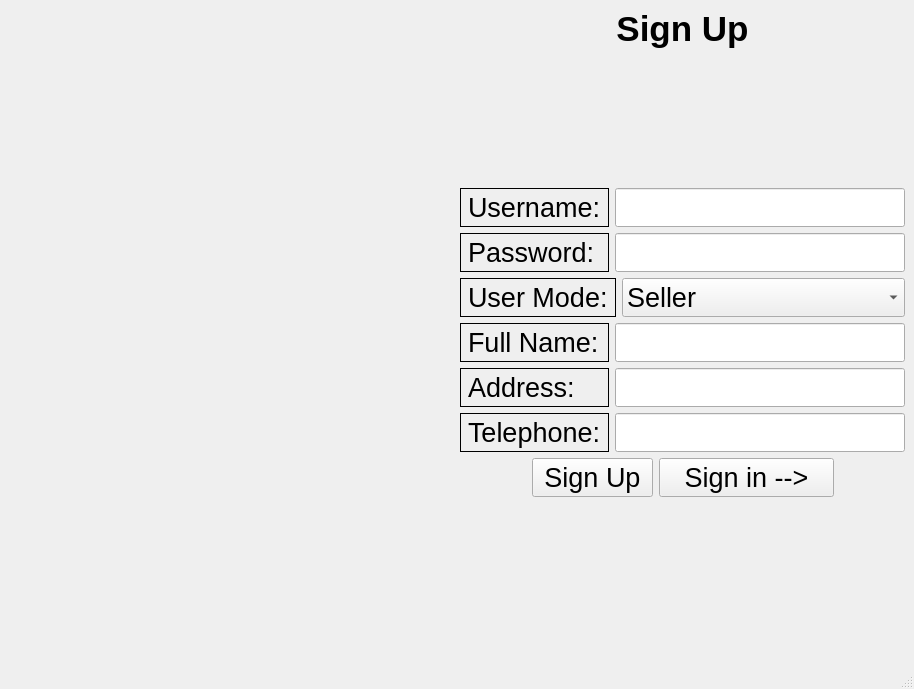
<?xml version="1.0" encoding="UTF-8"?>
<ui version="4.0">
 <class>SignUpPage</class>
 <widget class="QMainWindow" name="SignUpPage">
  <property name="geometry">
   <rect>
    <x>0</x>
    <y>0</y>
    <width>914</width>
    <height>689</height>
   </rect>
  </property>
  <property name="windowTitle">
   <string>MainWindow</string>
  </property>
  <property name="styleSheet">
   <string notr="true"/>
  </property>
  <widget class="QWidget" name="centralwidget">
   <layout class="QHBoxLayout" name="horizontalLayout_6">
    <item>
     <widget class="QLabel" name="label">
      <property name="sizePolicy">
       <sizepolicy hsizetype="MinimumExpanding" vsizetype="MinimumExpanding">
        <horstretch>0</horstretch>
        <verstretch>0</verstretch>
       </sizepolicy>
      </property>
      <property name="maximumSize">
       <size>
        <width>1200</width>
        <height>16777215</height>
       </size>
      </property>
      <property name="text">
       <string/>
      </property>
      <property name="pixmap">
       <pixmap resource="qdarkstyle/style.qrc">:/images/background.jpg</pixmap>
      </property>
      <property name="scaledContents">
       <bool>true</bool>
      </property>
     </widget>
    </item>
    <item>
     <layout class="QVBoxLayout" name="verticalLayout_5">
      <item>
       <layout class="QHBoxLayout" name="horizontalLayout_5">
        <item>
         <spacer name="horizontalSpacer_3">
          <property name="orientation">
           <enum>Qt::Horizontal</enum>
          </property>
          <property name="sizeHint" stdset="0">
           <size>
            <width>40</width>
            <height>20</height>
           </size>
          </property>
         </spacer>
        </item>
        <item>
         <widget class="QLabel" name="label_2">
          <property name="font">
           <font>
            <pointsize>26</pointsize>
            <weight>75</weight>
            <bold>true</bold>
           </font>
          </property>
          <property name="autoFillBackground">
           <bool>false</bool>
          </property>
          <property name="text">
           <string>Sign Up</string>
          </property>
          <property name="alignment">
           <set>Qt::AlignCenter</set>
          </property>
         </widget>
        </item>
        <item>
         <spacer name="horizontalSpacer_4">
          <property name="orientation">
           <enum>Qt::Horizontal</enum>
          </property>
          <property name="sizeHint" stdset="0">
           <size>
            <width>40</width>
            <height>20</height>
           </size>
          </property>
         </spacer>
        </item>
       </layout>
      </item>
      <item>
       <spacer name="verticalSpacer">
        <property name="orientation">
         <enum>Qt::Vertical</enum>
        </property>
        <property name="sizeHint" stdset="0">
         <size>
          <width>20</width>
          <height>40</height>
         </size>
        </property>
       </spacer>
      </item>
      <item>
       <layout class="QHBoxLayout" name="horizontalLayout">
        <item>
         <layout class="QVBoxLayout" name="verticalLayout">
          <item>
           <widget class="QLabel" name="username_lbl">
            <property name="font">
             <font>
              <pointsize>20</pointsize>
             </font>
            </property>
            <property name="autoFillBackground">
             <bool>false</bool>
            </property>
            <property name="frameShape">
             <enum>QFrame::Panel</enum>
            </property>
            <property name="text">
             <string>Username:</string>
            </property>
           </widget>
          </item>
          <item>
           <widget class="QLabel" name="password_lbl">
            <property name="font">
             <font>
              <pointsize>20</pointsize>
             </font>
            </property>
            <property name="autoFillBackground">
             <bool>false</bool>
            </property>
            <property name="frameShape">
             <enum>QFrame::Panel</enum>
            </property>
            <property name="text">
             <string>Password:</string>
            </property>
           </widget>
          </item>
         </layout>
        </item>
        <item>
         <layout class="QVBoxLayout" name="verticalLayout_2">
          <item>
           <widget class="QLineEdit" name="username_lineEdit">
            <property name="font">
             <font>
              <pointsize>20</pointsize>
             </font>
            </property>
            <property name="autoFillBackground">
             <bool>false</bool>
            </property>
           </widget>
          </item>
          <item>
           <widget class="QLineEdit" name="password_lineEdit">
            <property name="font">
             <font>
              <pointsize>20</pointsize>
             </font>
            </property>
            <property name="autoFillBackground">
             <bool>false</bool>
            </property>
           </widget>
          </item>
         </layout>
        </item>
       </layout>
      </item>
      <item>
       <layout class="QHBoxLayout" name="horizontalLayout_2">
        <item>
         <widget class="QLabel" name="userMode_lbl">
          <property name="font">
           <font>
            <pointsize>20</pointsize>
           </font>
          </property>
          <property name="autoFillBackground">
           <bool>false</bool>
          </property>
          <property name="frameShape">
           <enum>QFrame::Panel</enum>
          </property>
          <property name="text">
           <string>User Mode:</string>
          </property>
         </widget>
        </item>
        <item>
         <widget class="QComboBox" name="userMode_comboBox">
          <property name="sizePolicy">
           <sizepolicy hsizetype="MinimumExpanding" vsizetype="Fixed">
            <horstretch>0</horstretch>
            <verstretch>0</verstretch>
           </sizepolicy>
          </property>
          <property name="font">
           <font>
            <pointsize>20</pointsize>
           </font>
          </property>
          <property name="autoFillBackground">
           <bool>false</bool>
          </property>
          <item>
           <property name="text">
            <string>Seller</string>
           </property>
          </item>
          <item>
           <property name="text">
            <string>Buyer</string>
           </property>
          </item>
          <item>
           <property name="text">
            <string>Admin</string>
           </property>
          </item>
         </widget>
        </item>
       </layout>
      </item>
      <item>
       <layout class="QHBoxLayout" name="horizontalLayout_3">
        <item>
         <layout class="QVBoxLayout" name="verticalLayout_3">
          <item>
           <widget class="QLabel" name="name_lbl">
            <property name="font">
             <font>
              <pointsize>20</pointsize>
             </font>
            </property>
            <property name="autoFillBackground">
             <bool>false</bool>
            </property>
            <property name="frameShape">
             <enum>QFrame::Panel</enum>
            </property>
            <property name="text">
             <string>Full Name:</string>
            </property>
           </widget>
          </item>
          <item>
           <widget class="QLabel" name="address_lbl">
            <property name="font">
             <font>
              <pointsize>20</pointsize>
             </font>
            </property>
            <property name="autoFillBackground">
             <bool>false</bool>
            </property>
            <property name="frameShape">
             <enum>QFrame::Panel</enum>
            </property>
            <property name="text">
             <string>Address:</string>
            </property>
           </widget>
          </item>
          <item>
           <widget class="QLabel" name="telephone_lbl">
            <property name="font">
             <font>
              <pointsize>20</pointsize>
             </font>
            </property>
            <property name="autoFillBackground">
             <bool>false</bool>
            </property>
            <property name="frameShape">
             <enum>QFrame::Panel</enum>
            </property>
            <property name="text">
             <string>Telephone:</string>
            </property>
           </widget>
          </item>
         </layout>
        </item>
        <item>
         <layout class="QVBoxLayout" name="verticalLayout_4">
          <item>
           <widget class="QLineEdit" name="name_lineEdit">
            <property name="font">
             <font>
              <pointsize>20</pointsize>
             </font>
            </property>
            <property name="autoFillBackground">
             <bool>false</bool>
            </property>
           </widget>
          </item>
          <item>
           <widget class="QLineEdit" name="address_lineEdit">
            <property name="font">
             <font>
              <pointsize>20</pointsize>
             </font>
            </property>
            <property name="autoFillBackground">
             <bool>false</bool>
            </property>
           </widget>
          </item>
          <item>
           <widget class="QLineEdit" name="telephone_LIneEdit">
            <property name="font">
             <font>
              <pointsize>20</pointsize>
             </font>
            </property>
            <property name="autoFillBackground">
             <bool>false</bool>
            </property>
           </widget>
          </item>
         </layout>
        </item>
       </layout>
      </item>
      <item>
       <layout class="QHBoxLayout" name="horizontalLayout_4">
        <item>
         <spacer name="horizontalSpacer">
          <property name="orientation">
           <enum>Qt::Horizontal</enum>
          </property>
          <property name="sizeHint" stdset="0">
           <size>
            <width>40</width>
            <height>20</height>
           </size>
          </property>
         </spacer>
        </item>
        <item>
         <widget class="QPushButton" name="signup_pushBtn">
          <property name="minimumSize">
           <size>
            <width>121</width>
            <height>0</height>
           </size>
          </property>
          <property name="font">
           <font>
            <pointsize>20</pointsize>
           </font>
          </property>
          <property name="autoFillBackground">
           <bool>false</bool>
          </property>
          <property name="text">
           <string>Sign Up</string>
          </property>
         </widget>
        </item>
        <item>
         <widget class="QPushButton" name="signin_pushBtn">
          <property name="minimumSize">
           <size>
            <width>175</width>
            <height>0</height>
           </size>
          </property>
          <property name="font">
           <font>
            <pointsize>20</pointsize>
           </font>
          </property>
          <property name="autoFillBackground">
           <bool>false</bool>
          </property>
          <property name="text">
           <string>Sign in --&gt;</string>
          </property>
         </widget>
        </item>
        <item>
         <spacer name="horizontalSpacer_2">
          <property name="orientation">
           <enum>Qt::Horizontal</enum>
          </property>
          <property name="sizeHint" stdset="0">
           <size>
            <width>40</width>
            <height>20</height>
           </size>
          </property>
         </spacer>
        </item>
       </layout>
      </item>
      <item>
       <spacer name="verticalSpacer_2">
        <property name="orientation">
         <enum>Qt::Vertical</enum>
        </property>
        <property name="sizeHint" stdset="0">
         <size>
          <width>20</width>
          <height>40</height>
         </size>
        </property>
       </spacer>
      </item>
     </layout>
    </item>
   </layout>
  </widget>
  <widget class="QStatusBar" name="statusBar">
   <property name="sizePolicy">
    <sizepolicy hsizetype="Preferred" vsizetype="MinimumExpanding">
     <horstretch>0</horstretch>
     <verstretch>0</verstretch>
    </sizepolicy>
   </property>
   <property name="minimumSize">
    <size>
     <width>0</width>
     <height>50</height>
    </size>
   </property>
   <property name="maximumSize">
    <size>
     <width>16777215</width>
     <height>50</height>
    </size>
   </property>
  </widget>
 </widget>
 <resources>
  <include location="qdarkstyle/style.qrc"/>
 </resources>
 <connections/>
</ui>
